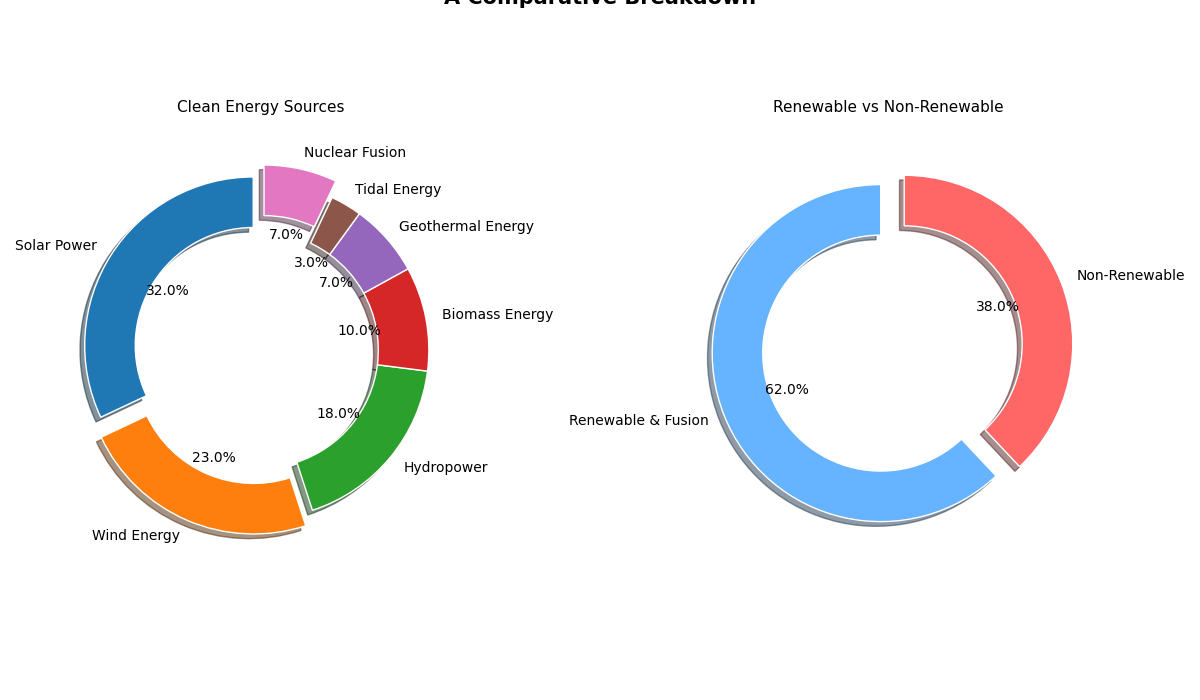

Generate this figure with Python:
import matplotlib.pyplot as plt
import numpy as np

title = "Global Market Share of Clean Energy Sources in 2023"
subtitle = "A Comparative Breakdown"

clean_energy_sources = [
    'Solar Power',
    'Wind Energy',
    'Hydropower',
    'Biomass Energy',
    'Geothermal Energy',
    'Tidal Energy',
    'Nuclear Fusion'
]

market_share = [32, 23, 18, 10, 7, 3, 7]

new_colors = ['#1f77b4', '#ff7f0e', '#2ca02c', '#d62728', '#9467bd', '#8c564b', '#e377c2']
explode = (0.05, 0.1, 0, 0, 0, 0, 0.1)

def create_donut(chart_title, sources, market_share, colors, explode):
    fig, ax = plt.subplots(figsize=(10, 7))
    wedges, texts, autotexts = ax.pie(
        market_share, labels=sources, autopct='%1.1f%%', startangle=90,
        colors=colors, explode=explode, shadow=True, wedgeprops=dict(width=0.3, edgecolor='w')
    )
    
    ax.set_title(chart_title, fontsize=13, fontweight='regular', pad=20)
    ax.legend(wedges, sources, title="Energy Sources", loc="upper right", bbox_to_anchor=(1.1, 1), fontsize=9)

    plt.tight_layout()
    plt.show()

def create_comparison_donut_chart():
    fig, (ax1, ax2) = plt.subplots(1, 2, figsize=(12, 7))

    energy_types = ['Renewable & Fusion', 'Non-Renewable']
    energy_percentages = [62, 38]

    ax1.pie(
        market_share, labels=clean_energy_sources, autopct='%1.1f%%', startangle=90,
        colors=new_colors, explode=explode, shadow=True, wedgeprops=dict(width=0.3, edgecolor='w')
    )
    ax1.set_title("Clean Energy Sources", fontsize=11, fontweight='regular', pad=20)

    ax2.pie(
        energy_percentages, labels=energy_types, autopct='%1.1f%%', startangle=90,
        colors=['#66b3ff', '#ff6666'], explode=(0.05, 0.1), shadow=True, wedgeprops=dict(width=0.3, edgecolor='w')
    )
    ax2.set_title("Renewable vs Non-Renewable", fontsize=11, fontweight='regular', pad=20)

    plt.tight_layout()
    plt.suptitle(f"{title}\n{subtitle}", fontsize=15, fontweight='bold', y=1.05)
    plt.show()

create_donut(title, clean_energy_sources, market_share, new_colors, explode)
create_comparison_donut_chart()
